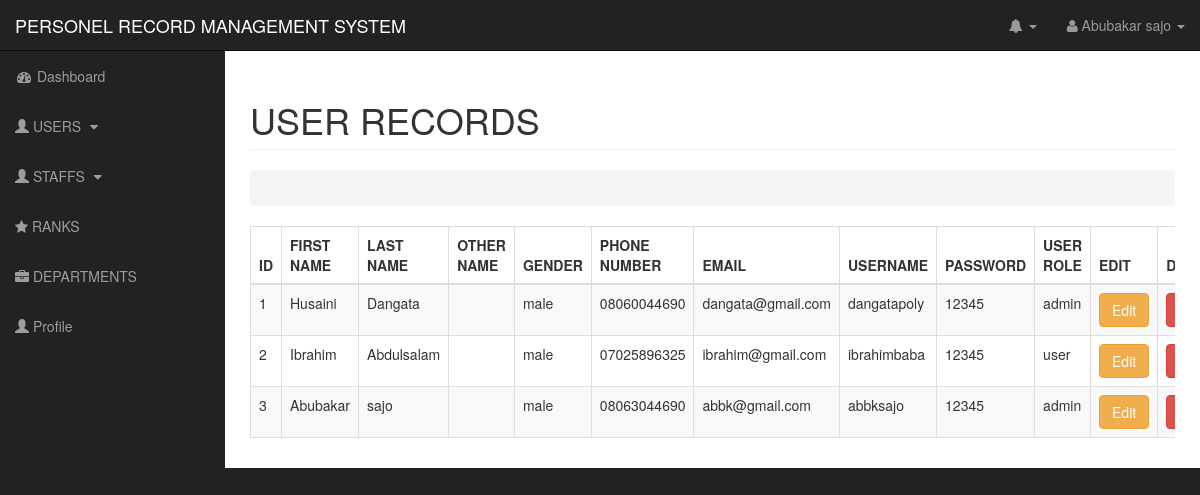
The app's page /view_users.php (signed in) with its own data.
### tables this page shows
CREATE TABLE `tblusers` (
  `user_id` int(11) NOT NULL,
  `firstname` varchar(100) NOT NULL,
  `lastname` varchar(100) NOT NULL,
  `othername` varchar(70) NOT NULL,
  `gender` varchar(9) NOT NULL,
  `phonenumber` varchar(15) NOT NULL,
  `email` varchar(100) NOT NULL,
  `username` varchar(50) NOT NULL,
  `password` varchar(100) NOT NULL,
  `user_role` varchar(10) NOT NULL,
  `status` int(11) NOT NULL
);

### view_users.php (the view, shortened to what this page needs)
<?php include 'includes/header.php' ?>
    <div id="wrapper">
        <?php include 'includes/nav.php' ?>
        <?php $heading = "USER RECORDS" ?>
        <?php include 'includes/title.php' ?>
                <div class="row">
                    <div class="col-lg-12">
                        <div class="table-responsive">
                            <table class="table table-bordered table-hover table-striped">
                                <thead>
                                    <tr>
                                        <th>ID</th>
                                        <th>FIRST NAME</th>
                                        <th>LAST NAME</th>
                                        <th>OTHER NAME</th>
                                        <th>GENDER</th>
                                        <th>PHONE NUMBER</th>
                                        <th>EMAIL</th>
                                        <th>USERNAME</th>
                                        <th>PASSWORD</th>
                                        <th>USER ROLE</th>
                                        <th>EDIT</th>
                                        <th>DELETE</th>
                                    </tr>
                                </thead>
                                <tbody>
                        <?php
                        $query = "SELECT * FROM tblusers ORDER BY user_id DESC";
                        $select_user = mysqli_query($conn, $query);
                        if (mysqli_num_rows($select_user)) {
                            $i = 0;
                        while ($row = mysqli_fetch_assoc($select_user)){
                            $i=$i+1;
                            $user_id = $row['user_id'];
                            $firstname = $row['firstname'];
                            $lastname  = $row['lastname'];
                            $othername = $row['othername'];
                            $gender    = $row['gender'];
                            $phonenumber = $row['phonenumber'];
                            $email      = $row['email'];
                            $username   = $row['username'];
                            $password   = $row['password'];
                            $user_role  = $row['user_role'];
                                echo "<tr>";
                                    echo  "<td>$i</td>";
                                    echo  "<td>$firstname</td>";
                                    echo  "<td>$lastname</td>";
                                    echo  "<td>$othername</td>";
                                    echo  "<td>$gender</td>";
                                    echo  "<td>$phonenumber</td>";
                                    echo  "<td>$email</td>";
                                    echo  "<td>$username</td>";
                                    echo  "<td>$password</td>";
                                    echo  "<td>$user_role</td>";
                                    echo  "<td><a class='btn btn-warning' href='edit_user.php?edit=$user_id'>Edit</a></td>";
                                    echo "<td><a class='btn btn-danger' onclick='return confirm(\"Are you sure you want to Delete\")' href='view_users.php?delete=$user_id'>Delete</a></td>";
                                echo "</tr>";
                        }
                    }
                        ?>
                                </tbody>
                            </table>
                        </div>
                    </div>
                </div>
            </div>
        </div>
    </div>
<?php include 'includes/footer.php' ?>

### includes/header.php (shortened to what this page needs)
<!DOCTYPE html>
<html lang="en">
<head>
    <link href="css/bootstrap.min.css" rel="stylesheet">
    <link href="css/sb-admin.css" rel="stylesheet">
    <link href="font-awesome/css/font-awesome.min.css" rel="stylesheet" type="text/css">
</head>
<body>

### includes/nav.php (shortened to what this page needs)
<nav class="navbar navbar-inverse navbar-fixed-top" role="navigation">
            <div class="navbar-header">
                <a class="navbar-brand" href="index.php">PERSONEL RECORD MANAGEMENT SYSTEM</a>
            </div>
            <ul class="nav navbar-right top-nav">
            <?php if(isset($_SESSION['user_role']) && $_SESSION['user_role'] === 'admin'): ?>
                <li class="dropdown">
                    <a href="#" class="dropdown-toggle" data-toggle="dropdown"><i class="fa fa-bell"></i> <b class="caret"></b></a>
                </li>
                <?php endif; ?>
                <li class="dropdown">
                    <a href="#" class="dropdown-toggle" data-toggle="dropdown"><i class="fa fa-user"></i> <?= (isset($_SESSION['firstname'])) ? $_SESSION['firstname']. ' ' . $_SESSION['lastname'] : '' ;  ?> <b class="caret"></b></a>
                </li>
            </ul>
            <div class="collapse navbar-collapse navbar-ex1-collapse">
                <ul class="nav navbar-nav side-nav">
                    <li>
                        <a href="index.php"><i class="fa fa-fw fa-dashboard"></i> Dashboard</a>
                    </li>
                    <?php if(isset($_SESSION['user_role']) && $_SESSION['user_role'] === 'admin'): ?>
                    <li>
                        <a href="javascript:;" data-toggle="collapse" data-target="#demo"><i class="glyphicon glyphicon-user"></i> USERS <i class="fa fa-fw fa-caret-down"></i></a>
                    </li>
                    <?php endif; ?>
                    <li>
                        <a href="javascript:;" data-toggle="collapse" data-target="#demo1"><i class="glyphicon glyphicon-user"></i> STAFFS <i class="fa fa-fw fa-caret-down"></i></a>
                    </li>
                    <?php if(isset($_SESSION['user_role']) && $_SESSION['user_role'] === 'admin'): ?>
                    <li>
                        <a href="./addrank.php"><i class="fa fa-star"></i> RANKS</a>
                    </li>
                    <?php endif; ?>
                    <?php if(isset($_SESSION['user_role']) && $_SESSION['user_role'] === 'admin'): ?>
                    <li>
                        <a href="./adddepartment.php"><i class="fa fa-briefcase"></i> DEPARTMENTS</a>
                    </li>
                    <?php endif; ?>
                   <li>
                        <a href="./profile.php?id=<?= (isset($_SESSION['user_id'])) ? $_SESSION['user_id'] : '' ;  ?>"><i class="glyphicon glyphicon-user"></i> Profile</a>
                    </li>
                </ul>
            </div>
        </nav>

### includes/title.php (shortened to what this page needs)
<div id="page-wrapper">
            <div class="container-fluid">
                <div class="row">
                    <div class="col-lg-12">
                        <h1 class="page-header">
                            <?= isset($heading)? $heading : '' ?>
                        </h1>
                        <ol class="breadcrumb">
                        </ol>
                    </div>
                </div>

### includes/footer.php (shortened to what this page needs)
</body>
</html>

### css/sb-admin.css (style rules this page uses)
body { margin-top: 100px; background-color: #222; }
@media (min-width:768px) { body { margin-top: 50px; } }
#wrapper { padding-left: 0; }
#page-wrapper { width: 100%; padding: 0; background-color: #fff; }
@media (min-width:768px) { #wrapper { padding-left: 225px; } }
@media (min-width:768px) { #page-wrapper { padding: 10px; } }
.top-nav { padding: 0 15px; }
.top-nav>li { display: inline-block; float: left; }
.top-nav>li>a { padding-top: 15px; padding-bottom: 15px; line-height: 20px; color: #999; }
@media (min-width:768px) { .side-nav { position: fixed; top: 51px; left: 225px; width: 225px; margin-left: -225px; border: none; border-radius: 0; overflow-y: auto; background-color: #222; } }
@media (min-width:768px) { .side-nav>li>a { width: 225px; } }

### records on screen
tblusers: firstname "Husaini", lastname "Dangata", gender "male", phonenumber "08060044690", email "dangata@gmail.com", username "dangatapoly", password "12345", user_role "admin"
tblusers: firstname "Ibrahim", lastname "Abdulsalam", gender "male", phonenumber "07025896325", email "ibrahim@gmail.com", username "ibrahimbaba", password "12345", user_role "user"
tblusers: firstname "Abubakar", lastname "sajo", gender "male", phonenumber "08063044690", email "abbk@gmail.com", username "abbksajo", password "12345", user_role "admin"

### other values on screen
$_SESSION['firstname'] "Abubakar"
$_SESSION['lastname'] "sajo"
$heading "USER RECORDS"
